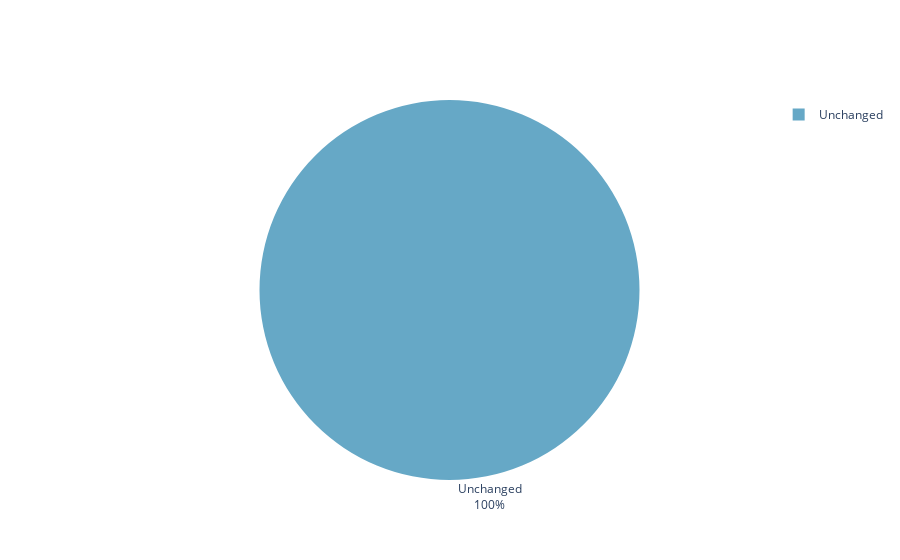

Here is the notebook cell this chart was saved with:
### Code cell
fig = vh.create_pie_chart(df.Case.value_counts().to_frame().sort_index(), ["count"])
fig

### Figure 1 — Plotly figure (JSON) as saved in the notebook; plotly's stock layout.template omitted (floating-point values rounded to 4 significant figures)
{"data": [{"automargin": true, "hoverinfo": "value", "labels": ["Unchanged"], "marker": {"colors": ["#66A8C6"]}, "textinfo": "label+percent", "textposition": "outside", "type": "pie", "values": [30]}], "layout": {}}
